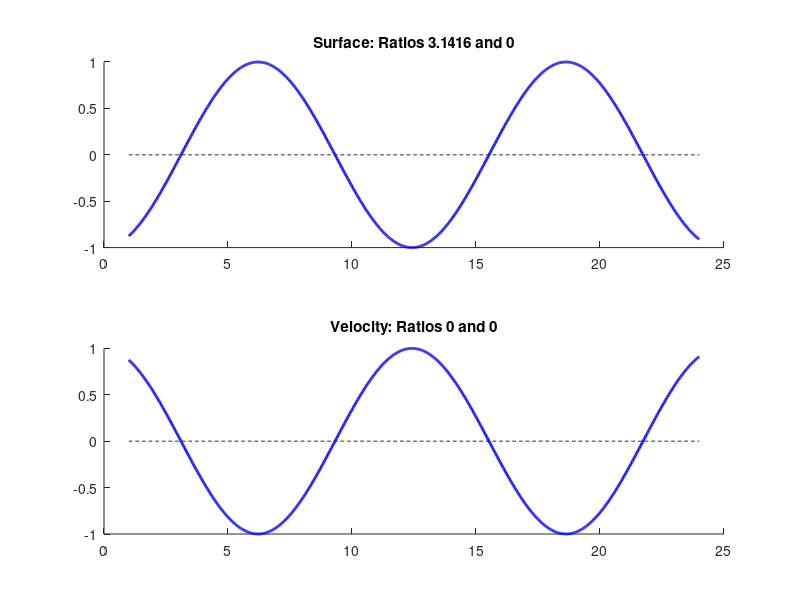

Source code (MATLAB):
%FriedrichsAubrey1984


a = [1 0]; th = [pi pi];
v = [1 0]; ph = [0 0];

t = 1:1/60:24;

T2 = 12.42; O2 = 2*pi/T2;

A1 = a(1).*cos(O2.*t - th(1)) ;
A2 = a(2).*cos(2*O2.*t - th(2));
V1 = v(1).*cos(O2.*t - ph(1)) ;
V2 = v(2).*cos(2*O2.*t - ph(2));

figure;
subplot(2,1,1)
hold on
plot(t, A1, 'k:')
plot(t, A2, 'k--')
plot(t, A1+A2,'b-', 'LineWidth', 2)

title(['Surface: ', 'Ratios ', num2str(2*th(1) - th(2)), ' and ', num2str(a(2)/a(1))])

subplot(2,1,2)
hold on
plot(t, V1,'k:')
plot(t, V2,'k--')
plot(t, V1+V2,'b-', 'LineWidth', 2)
title(['Velocity: ', 'Ratios ', num2str(2*ph(1) - ph(2)), ' and ', num2str(v(2)/v(1))])

